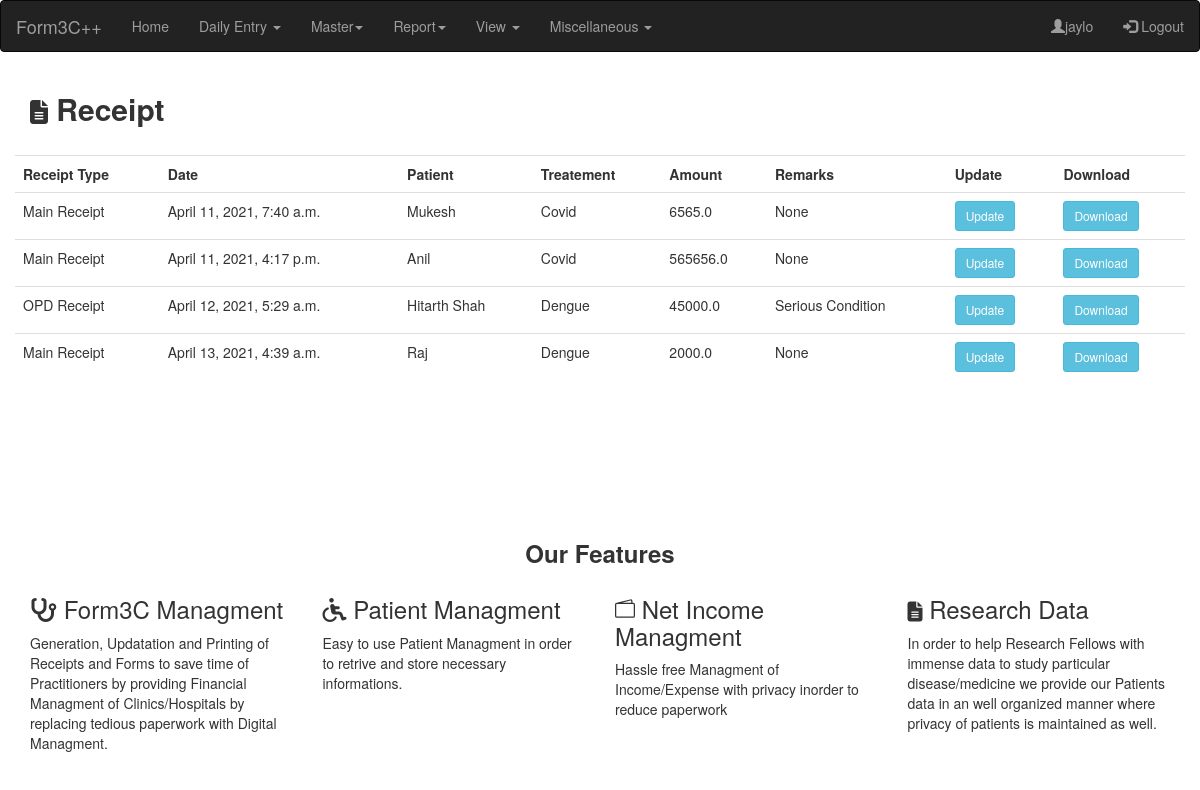
Screenshot of /ViewReceipt/ (signed in) with the database file from the repository.
### Forms/models.py (models this page shows)
class Receipt(models.Model):
	name = models.ForeignKey(ReceiptType, null=True, on_delete =models.SET_NULL)
	doctor = models.ForeignKey(Doctor, null=True, on_delete =models.SET_NULL)
	treatment = models.ForeignKey(Treatment, null=True, on_delete =models.SET_NULL)
	subtreatment = models.ForeignKey(SubTreatment, null=True, on_delete =models.SET_NULL)
	patient = models.ForeignKey(Patient, null=True, on_delete =models.SET_NULL)
	date = models.DateTimeField(auto_now_add=True, null=True)
	amount = models.FloatField(null=True)
	remarks = models.CharField(max_length=200, null=True, blank = True)
	def __str__(self):
		return self.patient.name

class ReceiptType(models.Model):
	name = models.CharField(max_length=200, null=True)
	remarks = models.CharField(max_length=200, null=True, blank = True)
	def __str__(self):
		return self.name

class Patient(models.Model):
	name = models.CharField(max_length=200, null=True)
	phone = models.CharField(max_length=200, null=True)
	age = models.FloatField(null=True)
	gender = models.CharField(max_length=6,null=True)
	doctor = models.ForeignKey(Doctor, null=True, on_delete = models.SET_NULL)
	hospital_name = models.ForeignKey(Hospital, null=True, on_delete = models.SET_NULL)
	def __str__(self):
		return self.name

class Treatment(models.Model):
	treatment = models.CharField(max_length=50, null=True)
	remarks = models.CharField(max_length=200, null=True, blank = True)
	def __str__(self):
		return self.treatment

### Forms/views.py (the view)
# urls.py: path('ViewReceipt/',views.ViewReceipt,name='form-view-receipt'),
@login_required(login_url='login')
def ViewReceipt(request):
	ViewReceipt = request.user.doctor.receipt_set.all()
	print(ViewReceipt)
	context =  {'ViewReceipt':ViewReceipt}
	response = render(request,'Forms/ViewReceipt.html',context)
	return response

### Forms/templates/Forms/ViewReceipt.html (shortened to what this page needs)
{% extends 'Forms/base.html' %}
{% block content %}
<div class="container">
  <h2> <i style="font-size:24px" class="fa">&#xf0f6;</i></i>
  <b>Receipt</b>
  </h2><br>
		<div class="row">
			<div class="col-md">
			<div class="card card-body">
			<form action="http://127.0.0.1:8000/ViewReceipt" method="POST">
			<table class="table">
			<tr>
				<th>Receipt Type</th>
				<th>Date</th>
				<th>Patient</th>
				<th>Treatement</th>
				<th>Amount</th>
				<th>Remarks</th>
				<th>Update</th>
				<th>Download</th>
			</tr>
			{% for i in ViewReceipt %}
			<tr>
				<td>{{i.name}}</td>
				<td>{{i.date}}</td>
				<td>{{i.patient}}</td>
				<td>{{i.treatment}}</td>
				<td>{{i.amount}}</td>
				<td>{{i.remarks}}</td>
				<td><a class="btn btn-sm btn-info" href="{% url 'form-update-receipt' i.id %}">Update</a></td>
				<td><a class="btn btn-sm btn-info" href="{% url 'form-download-receipt' i.id %}">Download</a></td>
			</tr>
			{% endfor %}
			</table>
			</form>
		</div>
	</div>
</div>
</div>
  {% endblock content %}

### Forms/templates/Forms/base.html (shortened to what this page needs)
 {% load static %}
<!DOCTYPE html>
<html lang="en">
<head>
  <link rel="stylesheet" href="https://maxcdn.bootstrapcdn.com/bootstrap/3.4.1/css/bootstrap.min.css">
  <link rel="stylesheet" href="https://cdnjs.cloudflare.com/ajax/libs/font-awesome/4.7.0/css/font-awesome.min.css">
</head>
<body>
  <nav class="navbar navbar-inverse">
  <div class="container-fluid">
    <div class="navbar-header">
      <a class="navbar-brand" href="{% url 'form-home' %}">Form3C++</a>
    </div>
    <ul class="nav navbar-nav">
      <li><a href="{% url 'form-home' %}">Home</a></li>
      <li class="dropdown"><a class="dropdown-toggle" data-toggle="dropdown" href="#">Daily Entry <span class="caret"></span></a>
      </li>
       <li class="dropdown"><a class="dropdown-toggle" data-toggle="dropdown" href="#">Master<span class="caret"></span></a>
      </li>
      <li class="dropdown"><a class="dropdown-toggle" data-toggle="dropdown" href="#">Report<span class="caret"></span></a>
      </li>
      <li class="dropdown"><a class="dropdown-toggle" data-toggle="dropdown" href="#">View <span class="caret"></span></a>
      </li>
      <li class="dropdown"><a class="dropdown-toggle" data-toggle="dropdown" href="#">Miscellaneous <span class="caret"></span></a>
      </li>
    </ul>
    <ul class="nav navbar-nav navbar-right">
      <li><a href="{% url 'profile'%}"><span class="glyphicon glyphicon-user"></span>{{request.user}}</a></li>
      <li><a href="{% url 'logout' %}"><span class="glyphicon glyphicon-log-in"></span> Logout</a></li>
    </ul>
</nav>
{% block content %}
{% endblock content %}
<br>
<br>
<br>
<br>
<br>
<br>
{% include 'Forms/footer.html'%}
</body>
</html>

### rows the page displays
Receipt: name "Main Receipt", date "April 11, 2021, 7:40 a.m.", patient "Mukesh", treatment "Covid", amount "6565.0", remarks "None"
Receipt: name "Main Receipt", date "April 11, 2021, 4:17 p.m.", patient "Anil", treatment "Covid", amount "565656.0", remarks "None"
Receipt: name "OPD Receipt", date "April 12, 2021, 5:29 a.m.", patient "Hitarth Shah", treatment "Dengue", amount "45000.0", remarks "Serious Condition"
Receipt: name "Main Receipt", date "April 13, 2021, 4:39 a.m.", patient "Raj", treatment "Dengue", amount "2000.0", remarks "None"

### other values shown
{{ request.user }} "jaylo"
